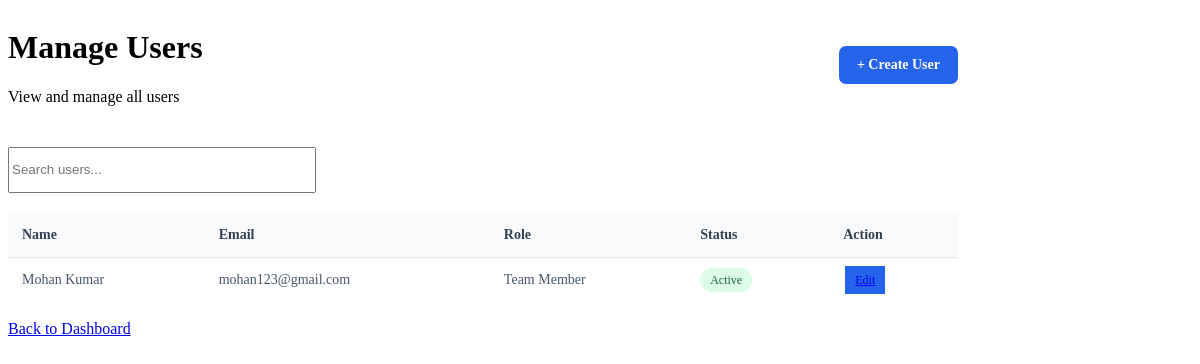
The page /manage-users on the database its author committed.
### tables this page shows
CREATE TABLE users (
            id INTEGER PRIMARY KEY AUTOINCREMENT,
            name TEXT NOT NULL,
            email TEXT UNIQUE NOT NULL,
            password TEXT NOT NULL,
            role TEXT NOT NULL,
            status TEXT NOT NULL DEFAULT 'Active',
            created_at TIMESTAMP DEFAULT CURRENT_TIMESTAMP
        );

### app.py (the view)
@app.route("/manage-users")
def manage_users():
    connection = get_db_connection()
    users = connection.execute("SELECT * FROM users").fetchall()
    connection.close()
    return render_template("manage_user.html", users=users)

### database.py (called while the page is built)
def get_db_connection():
    connection = sqlite3.connect(DATABASE)
    connection.row_factory = sqlite3.Row
    return connection

### templates/manage_user.html (shortened to what this page needs)
<!DOCTYPE html>
<html lang="en">
<head>
    <link rel="stylesheet"
          href="{{ url_for('static', filename='manage_user.css') }}">
</head>
<body>
    <div class="page">
        <div class="card users-card">
            <div class="header">
                <div>
                    <h1>Manage Users</h1>
                    <p>View and manage all users</p>
                </div>
                <a href="/create-user" class="add-button">
                    + Create User
                </a>
            </div>
            <div class="search-box">
                <input type="text" placeholder="Search users...">
            </div>
            <div class="table-container">
                <table>
                    <thead>
                        <tr>
                            <th>Name</th>
                            <th>Email</th>
                            <th>Role</th>
                            <th>Status</th>
                            <th>Action</th>
                        </tr>
                    </thead>
                    <tbody>
                        {% for user in users %}
                        <tr>
                            <td>{{ user.name }}</td>
                            <td>{{ user.email }}</td>
                            <td>{{ user.role }}</td>
                            <td>
                                {% if user.status == 'Active' %}
                                    <span class="active">Active</span>
                                {% else %}
                                    <span class="inactive">Inactive</span>
                                {% endif %}
                            </td>
                            <td>
                                <a href="/edit-user?id={{ user.id }}"
                                   class="edit-button">Edit</a>
                            </td>
                        </tr>
                        {% else %}
                        <tr>
                            <td colspan="5">No users found.</td>
                        </tr>
                        {% endfor %}
                    </tbody>
                </table>
            </div>
            <br>
            <a href="/dashboard">Back to Dashboard</a>
        </div>
    </div>
</body>
</html>

### Css/manage_user.css (style rules this page uses)
.users-card { width: 950px; }
.header { display: flex; justify-content: space-between; align-items: center; margin-bottom: 25px; }
.add-button { background: #2563eb; color: white; text-decoration: none; padding: 11px 18px; border-radius: 7px; font-size: 14px; font-weight: bold; }
.search-box { margin-bottom: 20px; }
.search-box input { width: 300px; height: 40px; }
.table-container { overflow-x: auto; }
table { width: 100%; border-collapse: collapse; }
th { text-align: left; background: #f8fafc; color: #334155; padding: 14px; font-size: 14px; }
td { padding: 14px; border-top: 1px solid #e2e8f0; color: #475569; font-size: 14px; }
.active { background: #dcfce7; color: #166534; padding: 5px 10px; border-radius: 15px; font-size: 12px; }
.edit-button, .deactivate-button, .activate-button { width: auto; height: auto; padding: 7px 10px; margin: 2px; font-size: 12px; }
.edit-button { background: #2563eb; }

### rows shown on the page
users: name "Mohan Kumar", email "mohan123@gmail.com", role "Team Member", status "Active"
